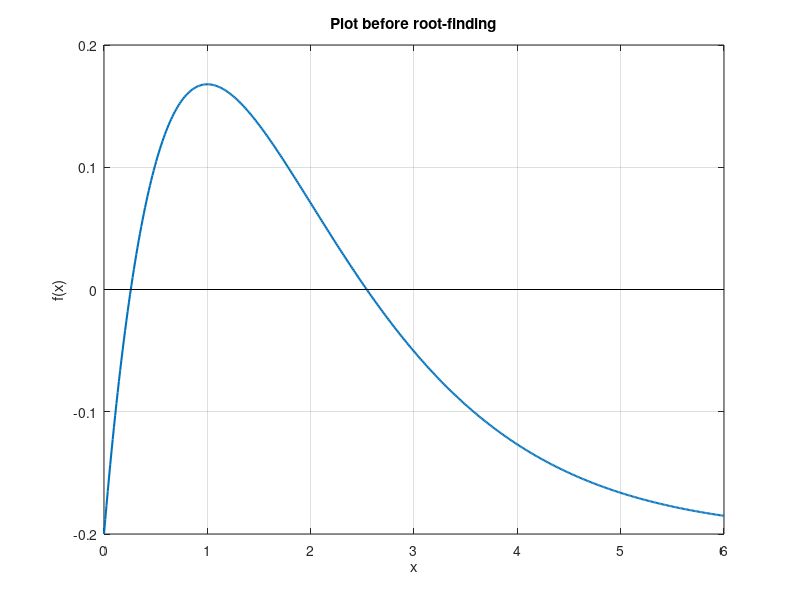

MATLAB code to generate this figure: (Note: this script raises an error after producing the figure.)
% MATH 346 - Week 4
% Possible worked solution - compare only after attempting the starter.
% Other correct implementations are possible.
% Numerical roots, integration, and validation checks

clear; clc; close all;

f = @(x) x.*exp(-x) - 0.2;
x_grid = linspace(0, 6, 500);
y_grid = f(x_grid);

figure;
plot(x_grid, y_grid, "LineWidth", 1.5);
hold on;
plot([min(x_grid), max(x_grid)], [0, 0], "k-");
hold off;
grid on;
xlabel("x");
ylabel("f(x)");
title("Plot before root-finding");

[left_root, left_residual] = fzero(f, [0 1]);
[right_root, right_residual] = fzero(f, [1 5]);

Root = [left_root; right_root];
Residual = [left_residual; right_residual];
Bracket = {'[0, 1]'; '[1, 5]'};
disp(table(Bracket, Root, Residual));

fprintf("A root is credible only after checking f(root).\n\n");

g = @(x) sin(x)./(1 + x.^2);

area_function = integral(g, 0, 6);

x_coarse = linspace(0, 6, 13);
y_coarse = g(x_coarse);
area_trapz_coarse = trapz(x_coarse, y_coarse);

x_fine = linspace(0, 6, 201);
y_fine = g(x_fine);
area_trapz_fine = trapz(x_fine, y_fine);

Method = {'integral'; 'trapz, 13 points'; 'trapz, 201 points'};
Estimate = [area_function; area_trapz_coarse; area_trapz_fine];
DifferenceFromIntegral = Estimate - area_function;
disp(table(Method, Estimate, DifferenceFromIntegral));

figure;
plot(x_fine, g(x_fine), "LineWidth", 1.5);
hold on;
plot(x_coarse, y_coarse, "o", "MarkerSize", 6, "LineWidth", 1.2);
hold off;
grid on;
xlabel("x");
ylabel("g(x)");
title("Function values used for numerical integration");
legend("function", "coarse data", "Location", "best");

h = @(x) (x - 2).^2 + 0.5*sin(5*x);
[xmin, hmin] = fminbnd(h, 0, 4);
fprintf("Local minimum on [0, 4]: x = %.4f, h(x) = %.4f\n", xmin, hmin);
